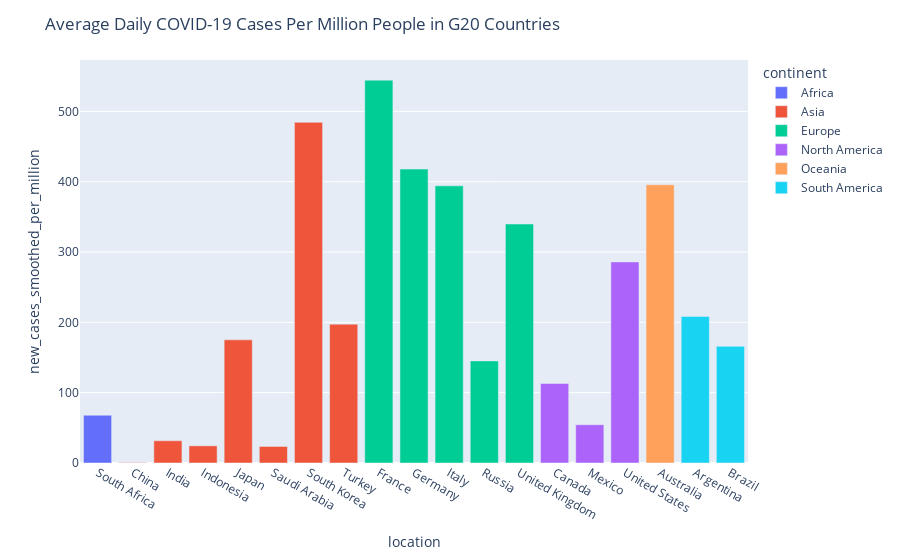
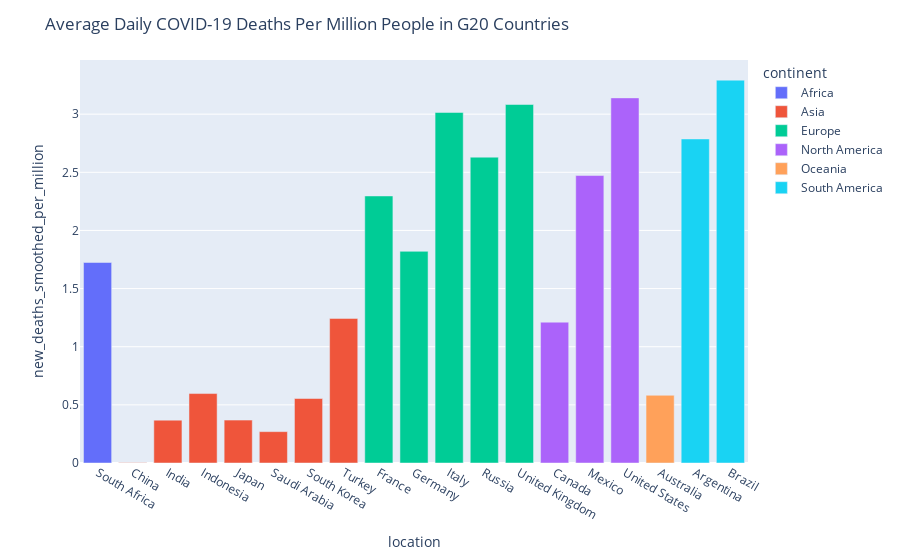
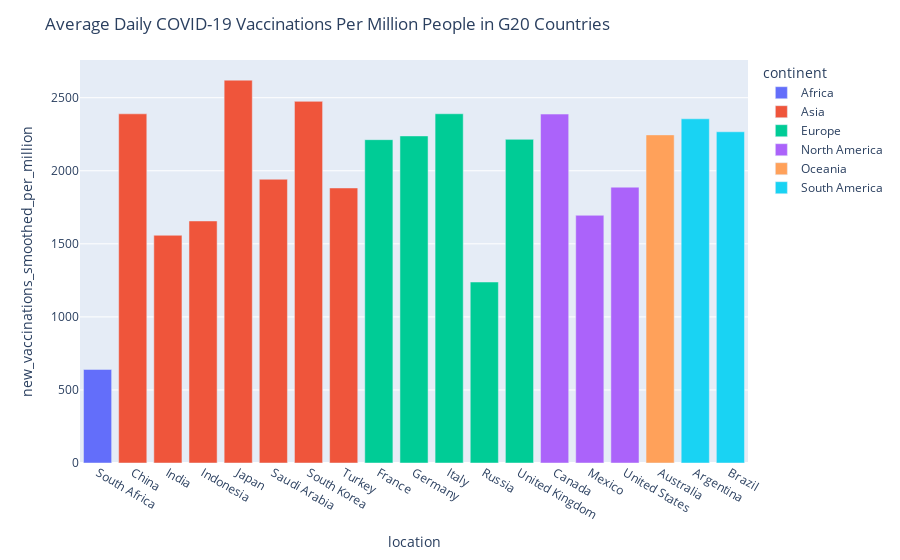
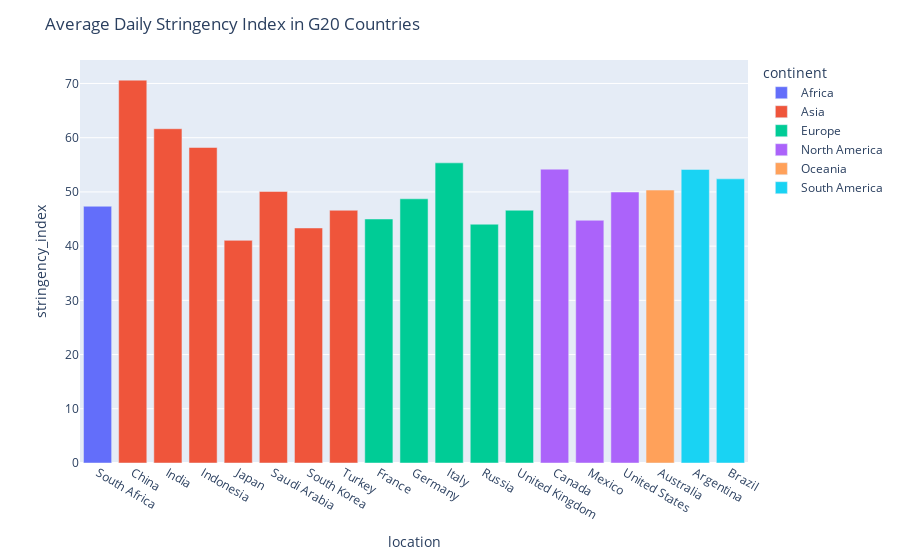

These figures' notebook cell, in order:
### Markdown cell above
To analyze the most important variables identified above in a more visual manner, we next created bar charts using Plotly...

### Code cell
# Creating bar graphs to visualize the overall prevalence and severity
# of COVID-19 in each G20 country, based on average daily deaths and
# cases per million people ... 

# Finding the mean of every column, grouped by continent and country:
agg_over_time = covid_data.groupby(['continent','location']).mean().reset_index()

# Plotting interactive bar graphs using Plotly:
fig = px.bar(agg_over_time, x='location', y='new_cases_smoothed_per_million', color='continent')
fig.update_layout(title_text='Average Daily COVID-19 Cases Per Million People in G20 Countries')
fig.show()


fig = px.bar(agg_over_time, x='location', y='new_deaths_smoothed_per_million', color='continent')
fig.update_layout(title_text='Average Daily COVID-19 Deaths Per Million People in G20 Countries')
fig.show()


fig = px.bar(agg_over_time, x='location', y='new_vaccinations_smoothed_per_million', color='continent')
fig.update_layout(title_text='Average Daily COVID-19 Vaccinations Per Million People in G20 Countries')
fig.show()


fig = px.bar(agg_over_time, x='location', y='stringency_index', color='continent')
fig.update_layout(title_text='Average Daily Stringency Index in G20 Countries')
fig.show()

### Figure 1 — Plotly figure (JSON) as saved in the notebook; plotly's stock layout.template omitted (floating-point values rounded to 4 significant figures)
{"data": [{"alignmentgroup": "True", "hovertemplate": "continent=Africa<br>location=%{x}<br>new_cases_smoothed_per_million=%{y}<extra></extra>", "legendgroup": "Africa", "marker": {"color": "#636efa", "pattern": {"shape": ""}}, "name": "Africa", "offsetgroup": "Africa", "orientation": "v", "showlegend": true, "textposition": "auto", "type": "bar", "x": ["South Africa"], "xaxis": "x", "y": [67.94], "yaxis": "y"}, {"alignmentgroup": "True", "hovertemplate": "continent=Asia<br>location=%{x}<br>new_cases_smoothed_per_million=%{y}<extra></extra>", "legendgroup": "Asia", "marker": {"color": "#EF553B", "pattern": {"shape": ""}}, "name": "Asia", "offsetgroup": "Asia", "orientation": "v", "showlegend": true, "textposition": "auto", "type": "bar", "x": ["China", "India", "Indonesia", "Japan", "Saudi Arabia", "South Korea", "Turkey"], "xaxis": "x", "y": [0.7081, 31.68, 24.4, 175.1, 23.55, 484.3, 197.4], "yaxis": "y"}, {"alignmentgroup": "True", "hovertemplate": "continent=Europe<br>location=%{x}<br>new_cases_smoothed_per_million=%{y}<extra></extra>", "legendgroup": "Europe", "marker": {"color": "#00cc96", "pattern": {"shape": ""}}, "name": "Europe", "offsetgroup": "Europe", "orientation": "v", "showlegend": true, "textposition": "auto", "type": "bar", "x": ["France", "Germany", "Italy", "Russia", "United Kingdom"], "xaxis": "x", "y": [544.4, 417.9, 394.1, 145.2, 339.8], "yaxis": "y"}, {"alignmentgroup": "True", "hovertemplate": "continent=North America<br>location=%{x}<br>new_cases_smoothed_per_million=%{y}<extra></extra>", "legendgroup": "North America", "marker": {"color": "#ab63fa", "pattern": {"shape": ""}}, "name": "North America", "offsetgroup": "North America", "orientation": "v", "showlegend": true, "textposition": "auto", "type": "bar", "x": ["Canada", "Mexico", "United States"], "xaxis": "x", "y": [113.0, 54.43, 285.9], "yaxis": "y"}, {"alignmentgroup": "True", "hovertemplate": "continent=Oceania<br>location=%{x}<br>new_cases_smoothed_per_million=%{y}<extra></extra>", "legendgroup": "Oceania", "marker": {"color": "#FFA15A", "pattern": {"shape": ""}}, "name": "Oceania", "offsetgroup": "Oceania", "orientation": "v", "showlegend": true, "textposition": "auto", "type": "bar", "x": ["Australia"], "xaxis": "x", "y": [395.7], "yaxis": "y"}, {"alignmentgroup": "True", "hovertemplate": "continent=South America<br>location=%{x}<br>new_cases_smoothed_per_million=%{y}<extra></extra>", "legendgroup": "South America", "marker": {"color": "#19d3f3", "pattern": {"shape": ""}}, "name": "South America", "offsetgroup": "South America", "orientation": "v", "showlegend": true, "textposition": "auto", "type": "bar", "x": ["Argentina", "Brazil"], "xaxis": "x", "y": [208.3, 165.9], "yaxis": "y"}], "layout": {"autosize": true, "barmode": "relative", "legend": {"title": {"text": "continent"}, "tracegroupgap": 0}, "margin": {"t": 60}, "title": {"text": "Average Daily COVID-19 Cases Per Million People in G20 Countries"}, "xaxis": {"anchor": "y", "autorange": true, "domain": [0, 1], "range": [-0.5, 18.5], "title": {"text": "location"}, "type": "category"}, "yaxis": {"anchor": "x", "autorange": true, "domain": [0, 1], "range": [0, 573.0], "title": {"text": "new_cases_smoothed_per_million"}, "type": "linear"}}}

### Figure 2 — Plotly figure (JSON) as saved in the notebook; plotly's stock layout.template omitted (floating-point values rounded to 4 significant figures)
{"data": [{"alignmentgroup": "True", "hovertemplate": "continent=Africa<br>location=%{x}<br>new_deaths_smoothed_per_million=%{y}<extra></extra>", "legendgroup": "Africa", "marker": {"color": "#636efa", "pattern": {"shape": ""}}, "name": "Africa", "offsetgroup": "Africa", "orientation": "v", "showlegend": true, "textposition": "auto", "type": "bar", "x": ["South Africa"], "xaxis": "x", "y": [1.724], "yaxis": "y"}, {"alignmentgroup": "True", "hovertemplate": "continent=Asia<br>location=%{x}<br>new_deaths_smoothed_per_million=%{y}<extra></extra>", "legendgroup": "Asia", "marker": {"color": "#EF553B", "pattern": {"shape": ""}}, "name": "Asia", "offsetgroup": "Asia", "orientation": "v", "showlegend": true, "textposition": "auto", "type": "bar", "x": ["China", "India", "Indonesia", "Japan", "Saudi Arabia", "South Korea", "Turkey"], "xaxis": "x", "y": [0.002702, 0.3687, 0.5973, 0.3687, 0.2697, 0.5546, 1.243], "yaxis": "y"}, {"alignmentgroup": "True", "hovertemplate": "continent=Europe<br>location=%{x}<br>new_deaths_smoothed_per_million=%{y}<extra></extra>", "legendgroup": "Europe", "marker": {"color": "#00cc96", "pattern": {"shape": ""}}, "name": "Europe", "offsetgroup": "Europe", "orientation": "v", "showlegend": true, "textposition": "auto", "type": "bar", "x": ["France", "Germany", "Italy", "Russia", "United Kingdom"], "xaxis": "x", "y": [2.297, 1.82, 3.015, 2.63, 3.083], "yaxis": "y"}, {"alignmentgroup": "True", "hovertemplate": "continent=North America<br>location=%{x}<br>new_deaths_smoothed_per_million=%{y}<extra></extra>", "legendgroup": "North America", "marker": {"color": "#ab63fa", "pattern": {"shape": ""}}, "name": "North America", "offsetgroup": "North America", "orientation": "v", "showlegend": true, "textposition": "auto", "type": "bar", "x": ["Canada", "Mexico", "United States"], "xaxis": "x", "y": [1.211, 2.472, 3.14], "yaxis": "y"}, {"alignmentgroup": "True", "hovertemplate": "continent=Oceania<br>location=%{x}<br>new_deaths_smoothed_per_million=%{y}<extra></extra>", "legendgroup": "Oceania", "marker": {"color": "#FFA15A", "pattern": {"shape": ""}}, "name": "Oceania", "offsetgroup": "Oceania", "orientation": "v", "showlegend": true, "textposition": "auto", "type": "bar", "x": ["Australia"], "xaxis": "x", "y": [0.5822], "yaxis": "y"}, {"alignmentgroup": "True", "hovertemplate": "continent=South America<br>location=%{x}<br>new_deaths_smoothed_per_million=%{y}<extra></extra>", "legendgroup": "South America", "marker": {"color": "#19d3f3", "pattern": {"shape": ""}}, "name": "South America", "offsetgroup": "South America", "orientation": "v", "showlegend": true, "textposition": "auto", "type": "bar", "x": ["Argentina", "Brazil"], "xaxis": "x", "y": [2.787, 3.293], "yaxis": "y"}], "layout": {"autosize": true, "barmode": "relative", "legend": {"title": {"text": "continent"}, "tracegroupgap": 0}, "margin": {"t": 60}, "title": {"text": "Average Daily COVID-19 Deaths Per Million People in G20 Countries"}, "xaxis": {"anchor": "y", "autorange": true, "domain": [0, 1], "range": [-0.5, 18.5], "title": {"text": "location"}, "type": "category"}, "yaxis": {"anchor": "x", "autorange": true, "domain": [0, 1], "range": [0, 3.466], "title": {"text": "new_deaths_smoothed_per_million"}, "type": "linear"}}}

### Figure 3 — Plotly figure (JSON) as saved in the notebook; plotly's stock layout.template omitted (floating-point values rounded to 4 significant figures)
{"data": [{"alignmentgroup": "True", "hovertemplate": "continent=Africa<br>location=%{x}<br>new_vaccinations_smoothed_per_million=%{y}<extra></extra>", "legendgroup": "Africa", "marker": {"color": "#636efa", "pattern": {"shape": ""}}, "name": "Africa", "offsetgroup": "Africa", "orientation": "v", "showlegend": true, "textposition": "auto", "type": "bar", "x": ["South Africa"], "xaxis": "x", "y": [640.3], "yaxis": "y"}, {"alignmentgroup": "True", "hovertemplate": "continent=Asia<br>location=%{x}<br>new_vaccinations_smoothed_per_million=%{y}<extra></extra>", "legendgroup": "Asia", "marker": {"color": "#EF553B", "pattern": {"shape": ""}}, "name": "Asia", "offsetgroup": "Asia", "orientation": "v", "showlegend": true, "textposition": "auto", "type": "bar", "x": ["China", "India", "Indonesia", "Japan", "Saudi Arabia", "South Korea", "Turkey"], "xaxis": "x", "y": [2390.0, 1558.0, 1656.0, 2620.0, 1942.0, 2475.0, 1882.0], "yaxis": "y"}, {"alignmentgroup": "True", "hovertemplate": "continent=Europe<br>location=%{x}<br>new_vaccinations_smoothed_per_million=%{y}<extra></extra>", "legendgroup": "Europe", "marker": {"color": "#00cc96", "pattern": {"shape": ""}}, "name": "Europe", "offsetgroup": "Europe", "orientation": "v", "showlegend": true, "textposition": "auto", "type": "bar", "x": ["France", "Germany", "Italy", "Russia", "United Kingdom"], "xaxis": "x", "y": [2213.0, 2238.0, 2390.0, 1239.0, 2215.0], "yaxis": "y"}, {"alignmentgroup": "True", "hovertemplate": "continent=North America<br>location=%{x}<br>new_vaccinations_smoothed_per_million=%{y}<extra></extra>", "legendgroup": "North America", "marker": {"color": "#ab63fa", "pattern": {"shape": ""}}, "name": "North America", "offsetgroup": "North America", "orientation": "v", "showlegend": true, "textposition": "auto", "type": "bar", "x": ["Canada", "Mexico", "United States"], "xaxis": "x", "y": [2388.0, 1695.0, 1888.0], "yaxis": "y"}, {"alignmentgroup": "True", "hovertemplate": "continent=Oceania<br>location=%{x}<br>new_vaccinations_smoothed_per_million=%{y}<extra></extra>", "legendgroup": "Oceania", "marker": {"color": "#FFA15A", "pattern": {"shape": ""}}, "name": "Oceania", "offsetgroup": "Oceania", "orientation": "v", "showlegend": true, "textposition": "auto", "type": "bar", "x": ["Australia"], "xaxis": "x", "y": [2246.0], "yaxis": "y"}, {"alignmentgroup": "True", "hovertemplate": "continent=South America<br>location=%{x}<br>new_vaccinations_smoothed_per_million=%{y}<extra></extra>", "legendgroup": "South America", "marker": {"color": "#19d3f3", "pattern": {"shape": ""}}, "name": "South America", "offsetgroup": "South America", "orientation": "v", "showlegend": true, "textposition": "auto", "type": "bar", "x": ["Argentina", "Brazil"], "xaxis": "x", "y": [2355.0, 2267.0], "yaxis": "y"}], "layout": {"autosize": true, "barmode": "relative", "legend": {"title": {"text": "continent"}, "tracegroupgap": 0}, "margin": {"t": 60}, "title": {"text": "Average Daily COVID-19 Vaccinations Per Million People in G20 Countries"}, "xaxis": {"anchor": "y", "autorange": true, "domain": [0, 1], "range": [-0.5, 18.5], "title": {"text": "location"}, "type": "category"}, "yaxis": {"anchor": "x", "autorange": true, "domain": [0, 1], "range": [0, 2758.0], "title": {"text": "new_vaccinations_smoothed_per_million"}, "type": "linear"}}}

### Figure 4 — Plotly figure (JSON) as saved in the notebook; plotly's stock layout.template omitted (floating-point values rounded to 4 significant figures)
{"data": [{"alignmentgroup": "True", "hovertemplate": "continent=Africa<br>location=%{x}<br>stringency_index=%{y}<extra></extra>", "legendgroup": "Africa", "marker": {"color": "#636efa", "pattern": {"shape": ""}}, "name": "Africa", "offsetgroup": "Africa", "orientation": "v", "showlegend": true, "textposition": "auto", "type": "bar", "x": ["South Africa"], "xaxis": "x", "y": [47.36], "yaxis": "y"}, {"alignmentgroup": "True", "hovertemplate": "continent=Asia<br>location=%{x}<br>stringency_index=%{y}<extra></extra>", "legendgroup": "Asia", "marker": {"color": "#EF553B", "pattern": {"shape": ""}}, "name": "Asia", "offsetgroup": "Asia", "orientation": "v", "showlegend": true, "textposition": "auto", "type": "bar", "x": ["China", "India", "Indonesia", "Japan", "Saudi Arabia", "South Korea", "Turkey"], "xaxis": "x", "y": [70.61, 61.66, 58.19, 41.06, 50.09, 43.35, 46.61], "yaxis": "y"}, {"alignmentgroup": "True", "hovertemplate": "continent=Europe<br>location=%{x}<br>stringency_index=%{y}<extra></extra>", "legendgroup": "Europe", "marker": {"color": "#00cc96", "pattern": {"shape": ""}}, "name": "Europe", "offsetgroup": "Europe", "orientation": "v", "showlegend": true, "textposition": "auto", "type": "bar", "x": ["France", "Germany", "Italy", "Russia", "United Kingdom"], "xaxis": "x", "y": [45.01, 48.73, 55.36, 44.04, 46.62], "yaxis": "y"}, {"alignmentgroup": "True", "hovertemplate": "continent=North America<br>location=%{x}<br>stringency_index=%{y}<extra></extra>", "legendgroup": "North America", "marker": {"color": "#ab63fa", "pattern": {"shape": ""}}, "name": "North America", "offsetgroup": "North America", "orientation": "v", "showlegend": true, "textposition": "auto", "type": "bar", "x": ["Canada", "Mexico", "United States"], "xaxis": "x", "y": [54.2, 44.77, 49.98], "yaxis": "y"}, {"alignmentgroup": "True", "hovertemplate": "continent=Oceania<br>location=%{x}<br>stringency_index=%{y}<extra></extra>", "legendgroup": "Oceania", "marker": {"color": "#FFA15A", "pattern": {"shape": ""}}, "name": "Oceania", "offsetgroup": "Oceania", "orientation": "v", "showlegend": true, "textposition": "auto", "type": "bar", "x": ["Australia"], "xaxis": "x", "y": [50.34], "yaxis": "y"}, {"alignmentgroup": "True", "hovertemplate": "continent=South America<br>location=%{x}<br>stringency_index=%{y}<extra></extra>", "legendgroup": "South America", "marker": {"color": "#19d3f3", "pattern": {"shape": ""}}, "name": "South America", "offsetgroup": "South America", "orientation": "v", "showlegend": true, "textposition": "auto", "type": "bar", "x": ["Argentina", "Brazil"], "xaxis": "x", "y": [54.14, 52.41], "yaxis": "y"}], "layout": {"autosize": true, "barmode": "relative", "legend": {"title": {"text": "continent"}, "tracegroupgap": 0}, "margin": {"t": 60}, "title": {"text": "Average Daily Stringency Index in G20 Countries"}, "xaxis": {"anchor": "y", "autorange": true, "domain": [0, 1], "range": [-0.5, 18.5], "title": {"text": "location"}, "type": "category"}, "yaxis": {"anchor": "x", "autorange": true, "domain": [0, 1], "range": [0, 74.33], "title": {"text": "stringency_index"}, "type": "linear"}}}
